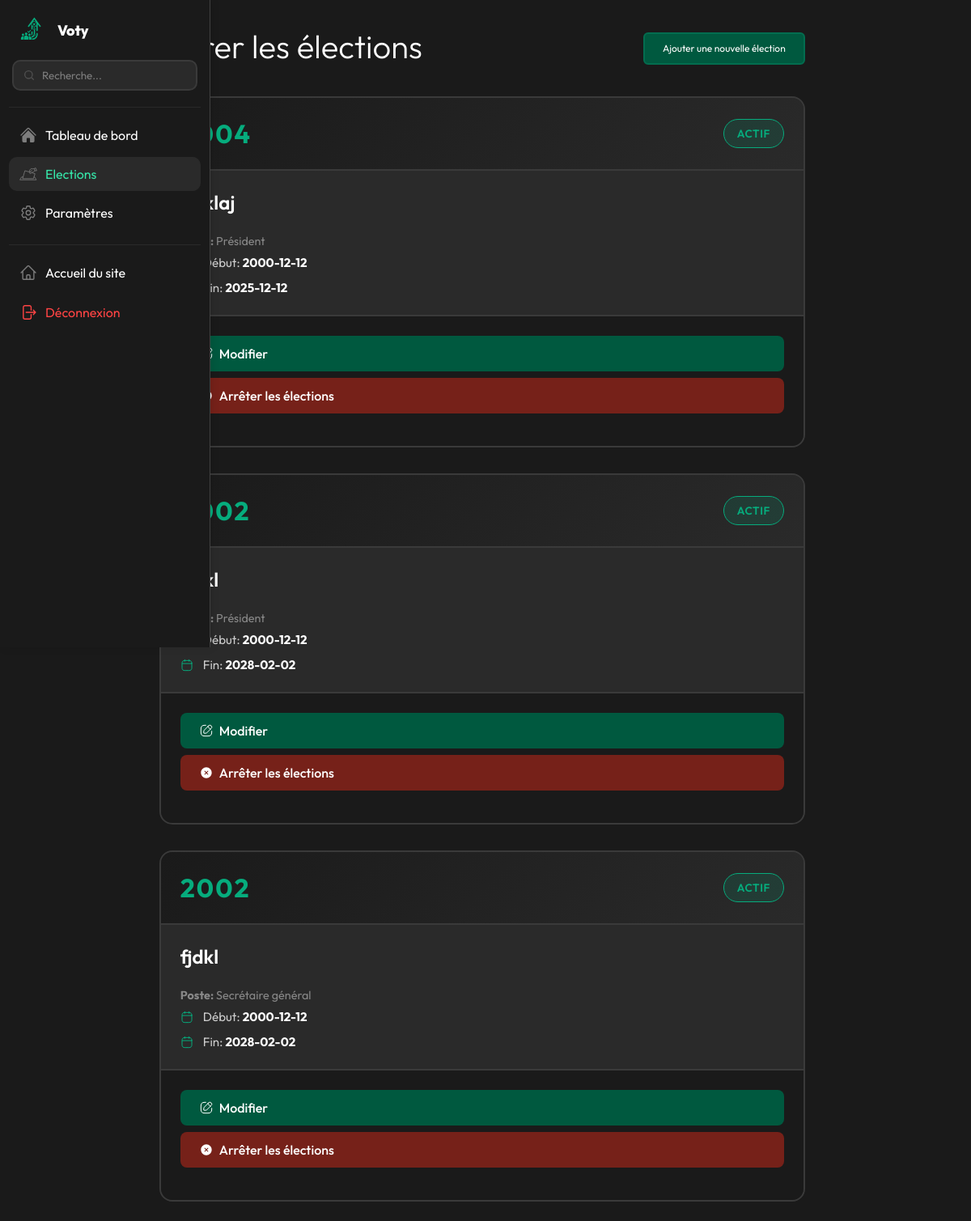
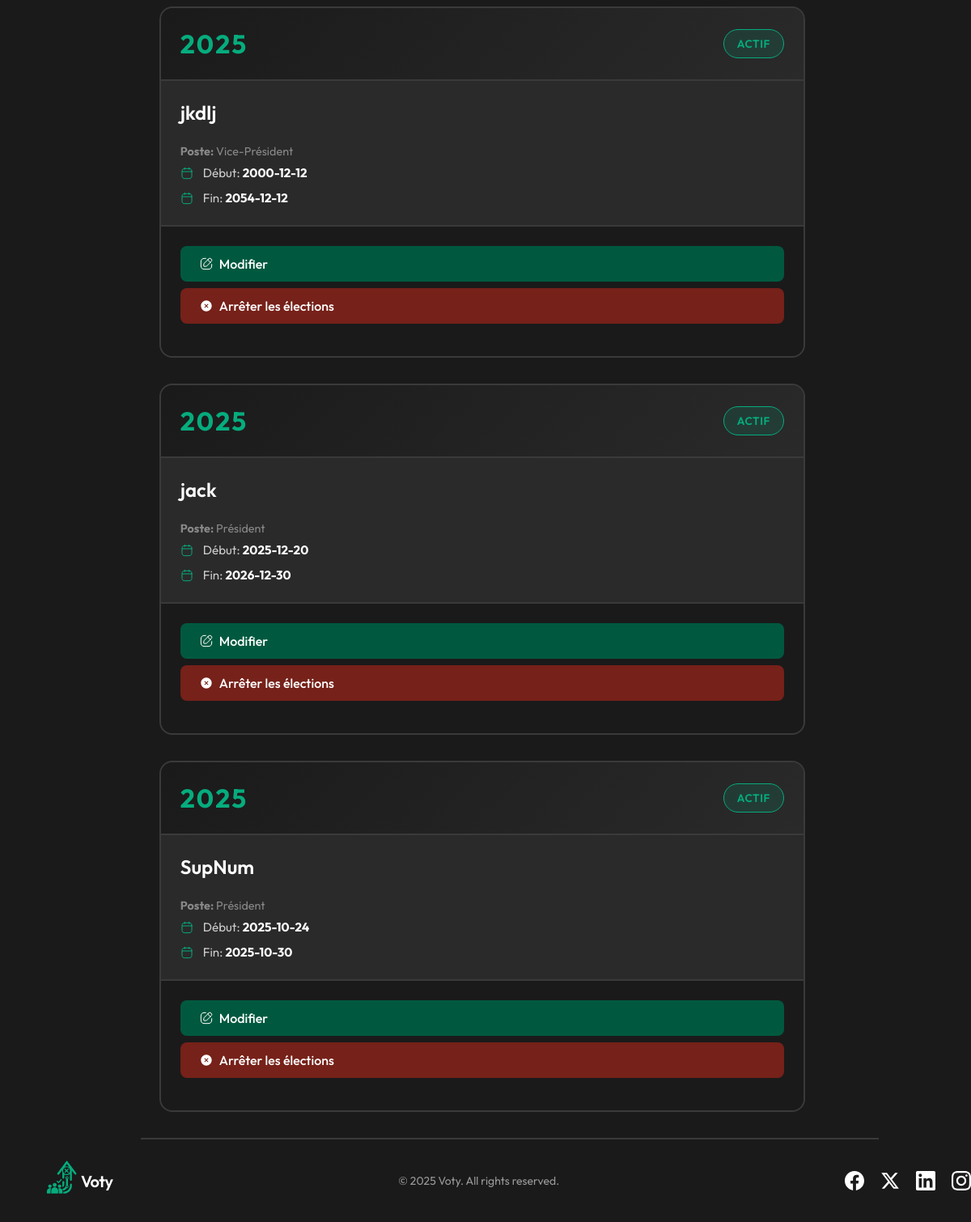
The app's page /super_admin/admin-elections.php (signed in) with its own data (2 pictures, top to bottom).
### tables this page shows
CREATE TABLE `election` (
  `id` int NOT NULL,
  `en_organizer` varchar(255) NOT NULL,
  `fr_organizer` varchar(255) NOT NULL,
  `ar_organizer` varchar(255) NOT NULL,
  `election_type` varchar(100) DEFAULT NULL,
  `year` year NOT NULL,
  `start_date` date DEFAULT NULL,
  `end_date` date DEFAULT NULL,
  `results` enum('publish','nopublish') NOT NULL DEFAULT 'nopublish',
  `status` tinyint(1) NOT NULL DEFAULT '1',
  `created_by` int DEFAULT NULL,
  `created_at` timestamp NULL DEFAULT CURRENT_TIMESTAMP
);

### core/lang.php (called while the page is built, shortened)
<?php
$current_lang = $_SESSION['lang'];
$translations = [];
$lang_file = __DIR__ . "/../lang/{$current_lang}.php";
if (file_exists($lang_file)) {
    $translations = include $lang_file;
} else {
    $translations = include __DIR__ . '/../lang/fr.php';
}
function t($key, $fallback = null)
{
    global $translations;
    $key_lower = strtolower($key);
    foreach ($translations as $k => $v) {
        if (strtolower($k) === $key_lower) {
            return $v;
        }
    }
    return $fallback ?? $key;
}

### super_admin/admin-elections.php (the view, shortened to what this page needs)
<?php
require_once '../core/lang.php';
require_once '../core/config.php';
$stmt = $pdo->prepare(
    'SELECT e.*,
     MAX(p.en_name) as position_en_name,
     MAX(p.fr_name) as position_fr_name,
     MAX(p.ar_name) as position_ar_name
    FROM election e
    LEFT JOIN position p ON e.id = p.id_election
    GROUP BY e.id
    ORDER BY e.id DESC'
);
$stmt->execute();
$elections = $stmt->fetchAll(PDO::FETCH_ASSOC);
include '../includes/super-admin-header.php';
?>
<div class="admin-elections-container">
    <div class="header-elections">
        <h1><?php echo t('manage_elections', 'Gérer les élections'); ?></h1>
        <div class="btn-add-election">
            <button class="add-election" onclick="addElection(<?= '\''.$current_lang.'\''; ?>)"><?php echo t('add_election', 'Ajouter une nouvelle élection'); ?></button>
        </div>
    </div>
    <div class="elections-grid">
        <?php foreach($elections as $election): ?>
            <div class="election-card">
                <div class="election-card-header">
                    <div class="election-year-badge"><?= $election['year']; ?></div>
                    <?php if( $election['status'] === 1 ): ?>
                        <span class="status-badge status-active"><?php echo t('active', 'Actif'); ?></span>
                    <?php else: ?>
                        <span class="status-badge status-inactive"><?php echo t('inactive', 'Inactif'); ?></span>
                    <?php endif ?>
                </div>
                <div class="election-card-body">
                    <h3 class="election-organizer"><?= $election[$current_lang.'_organizer']; ?></h3>
                    <?php if (!empty($election['position_'.$current_lang.'_name'])): ?>
                        <p style="color: #888; font-size: 0.9rem; margin: 0.5rem 0;">
                            <strong><?php echo t('position', 'Position'); ?>:</strong> <?= $election['position_'.$current_lang.'_name']; ?>
                        </p>
                    <?php endif; ?>
                    <div class="election-dates">
                        <div class="date-item">
                            <span><?php echo t('start', 'Début'); ?>: <strong><?= $election['start_date']; ?></strong></span>
                        </div>
                        <div class="date-item">
                            <span><?php echo t('end', 'Fin'); ?>: <strong><?= $election['end_date']; ?></strong></span>
                        </div>
                    </div>
                </div>
                <div class="election-card-actions">
                    <button class="btn-primary btn-block" onclick="editElection(<?= $election['id']; ?>, <?= '\''.$current_lang.'\'' ?>)" style="margin-bottom: 0.5rem;">
                        <?php echo t('edit','Modifier'); ?>
                    </button>
                    <?php if( $election['status'] === 1 ): ?>
                        <button class="btn-danger btn-block" onclick="stopElection(<?= $election['id']; ?>, <?= '\''.$current_lang.'\'' ?>)">
                            <?php echo t('btn_stop_election','Arrêter les élections'); ?>
                        </button>
                    <?php endif ?>
                </div>
            </div>
        <?php endforeach; ?>
    </div>
</div>
<?php include '../includes/admin-footer.php'; ?>

### assets/css/global.css (style rules this page uses)
* { margin: 0; padding: 0; box-sizing: border-box; outline: none; -webkit-tap-highlight-color: transparent; }
body { font-family: "Outfit", -apple-system, BlinkMacSystemFont, "Segoe UI", Roboto, "Helvetica Neue", Arial, sans-serif; background-color: #1a1a1a; color: #ffffff; }
input, textarea, select, button { font-family: inherit; }
::placeholder { font-family: inherit; }

### assets/css/utilities/animations.css (style rules this page uses)
body::after { content: ''; position: fixed; top: 0; left: 0; width: 100%; height: 100%; background: #010101; z-index: 999999; pointer-events: none; }
body.page-fade-in::after { animation: fadeOut 0.8s ease-in forwards; }

### assets/css/layout/admin-header.css (style rules this page uses)
body.admin-layout { background: #1a1a1a; color: #ffffff; transition: padding-left 0.25s ease, padding-right 0.25s ease; }
html[dir='ltr'] body.admin-layout { padding-left: 60px; }

### assets/css/pages/super-admin-elections.css (style rules this page uses)
.admin-elections-container { min-height: 93vh; margin: 4vh; max-width: 70%; margin-left: 12%; }
.admin-elections-container .header-elections { display: flex; justify-content: space-between; align-items: center; margin-bottom: 2rem; flex-wrap: wrap; gap: 1rem; }
.admin-elections-container .btn-add-election .add-election { height: 5vh; width: 25vh; font-size: 1.5vh; color: #fff; background-color: #00593f; border: 2px solid #036d4f; border-radius: 6px; cursor: pointer; transition: transform 0.1s ease, background 0.2s ease; }
.elections-grid { display: grid; grid-template-columns: repeat(auto-fill, minmax(400px, 1fr)); gap: 2rem; margin-top: 2rem; }
.election-card { background: #2a2a2a; border: 2px solid #3a3a3a; border-radius: 16px; overflow: hidden; transition: all 0.3s ease; }
.election-card-header { background: linear-gradient(135deg, #1a1a1a 0%, #2a2a2a 100%); padding: 1.5rem; display: flex; justify-content: space-between; align-items: center; border-bottom: 2px solid #3a3a3a; }
.election-year-badge { font-size: 2rem; font-weight: 700; color: #06ac7d; letter-spacing: 2px; }
.status-badge { padding: 0.5rem 1rem; border-radius: 20px; font-size: 0.85rem; font-weight: 600; text-transform: uppercase; letter-spacing: 0.5px; }
.status-active { background: rgba(6, 172, 125, 0.15); color: #06ac7d; border: 1px solid #06ac7d; }
.election-card-body { padding: 1.5rem; }
.election-organizer { font-size: 1.5rem; font-weight: 600; color: #fff; margin: 0 0 1.5rem 0; }
.election-dates { display: flex; flex-direction: column; gap: 0.75rem; }
.date-item { display: flex; align-items: center; gap: 0.75rem; color: #ccc; font-size: 0.95rem; }
.date-item svg { color: #06ac7d; flex-shrink: 0; }
.date-item strong { color: #fff; }
.election-card-actions { padding: 1.5rem; border-top: 2px solid #3a3a3a; background: #1a1a1a; }
.btn-block { width: 100%; margin-bottom: 1rem; }

### assets/css/pages/super-admin-candidates.css (style rules this page uses)
.btn-primary, .btn-secondary, .btn-danger { display: inline-flex; align-items: center; gap: 0.5rem; padding: 0.75rem 1.5rem; border-radius: 8px; font-size: 1rem; font-weight: 500; cursor: pointer; transition: all 0.3s ease; border: none; position: relative; }
.btn-primary { background: #00593f; color: #fff; }
.btn-danger { background: #762119; color: #fff; }

### assets/css/pages/super-admin-results.css (style rules this page uses)
:root { --dark-bg: #2a2a2a; --darker-bg: #1a1a1a; --text-color: #ffffff; --light-green: #06ac7d; --hover-color: #3a3a3a; }
h1 { font-size: 2.5em; font-weight: 300; margin-bottom: 5px; }

### records on screen
election: year "2004", position_ "Président", start_date "2000-12-12", end_date "2025-12-12"
election: year "2002", position_ "Président", start_date "2000-12-12", end_date "2028-02-02"
election: year "2002", fr_organizer "fjdkl", position_ "Secrétaire général", start_date "2000-12-12", end_date "2028-02-02"
election: year "2025", fr_organizer "jkdlj", position_ "Vice-Président", start_date "2000-12-12", end_date "2054-12-12"
election: year "2025", fr_organizer "jack", position_ "Président", start_date "2025-12-20", end_date "2026-12-30"
election: year "2025", fr_organizer "SupNum", position_ "Président", start_date "2025-10-24", end_date "2025-10-30"

### other values on screen
t('dashboard', 'Tableau de bord') "Tableau de bord"
t('elections', 'Elections') "Elections"
t('settings', 'Paramètres') "Paramètres"
t('site_home', 'Accueil du site') "Accueil du site"
t('logout', 'Déconnexion') "Déconnexion"
t('manage_elections', 'Gérer les élections') "Gérer les élections"
t('add_election', 'Ajouter une nouvelle élection') "Ajouter une nouvelle élection"
